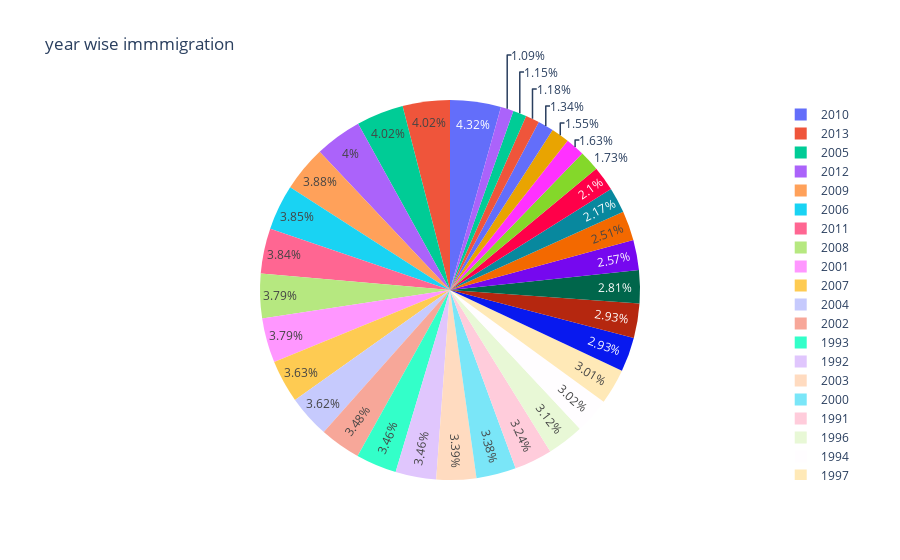

The notebook cell this image was saved under:
### Code cell
fig = px.pie(year_wise_trend,year_wise_trend.index,year_wise_trend.values,title = "year wise immmigration")
fig.show()

### Figure 1 — Plotly figure (JSON) as saved in the notebook; plotly's stock layout.template omitted (floating-point values rounded to 4 significant figures)
{"data": [{"domain": {"x": [0, 1], "y": [0, 1]}, "hovertemplate": "index=%{label}<br>value=%{value}<extra></extra>", "labels": [1980, 1981, 1982, 1983, 1984, 1985, 1986, 1987, 1988, 1989, 1990, 1991, 1992, 1993, 1994, 1995, 1996, 1997, 1998, 1999, 2000, 2001, 2002, 2003, 2004, 2005, 2006, 2007, 2008, 2009, 2010, 2011, 2012, 2013], "legendgroup": "", "name": "", "showlegend": true, "type": "pie", "values": [99137, 110563, 104271, 75550, 73417, 69978, 86048, 134771, 139306, 164432, 188054, 207509, 221687, 222049, 193665, 187712, 200085, 192885, 160727, 179818, 216712, 242643, 223111, 217297, 232083, 257457, 247057, 232405, 243047, 248768, 276956, 246194, 256222, 257537]}], "layout": {"legend": {"tracegroupgap": 0}, "title": {"text": "year wise immmigration"}}}
